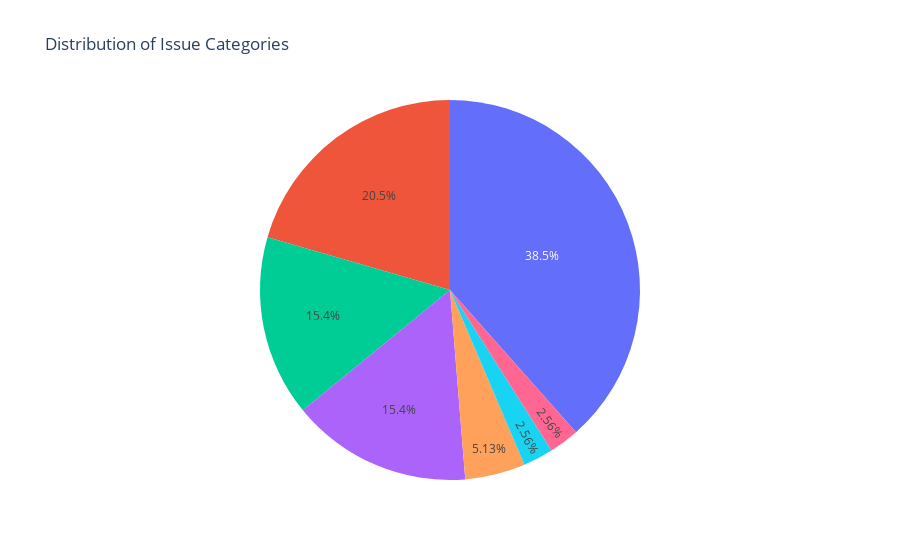

Notebook code for this chart:
### Markdown cell above
### We can also use <span style="color:turquoise;">PLOTLY</span> to visualize the data

### Code cell
# Create a pie chart using Plotly
import plotly.express as px
import pandas

labels = list(category_counts.keys())
values = list(category_counts.values())
fig = px.pie(labels=labels, values=values, title='Distribution of Issue Categories')
#fig.update_layout(renderer="notebook")
fig.write_html('plotly_chart.html')
fig.show()

### Figure 1 — Plotly figure (JSON) as saved in the notebook; plotly's stock layout.template omitted (floating-point values rounded to 4 significant figures)
{"data": [{"domain": {"x": [0, 1], "y": [0, 1]}, "hovertemplate": "value=%{value}<extra></extra>", "legendgroup": "", "name": "", "showlegend": false, "type": "pie", "values": [15, 6, 2, 8, 6, 1, 1]}], "layout": {"legend": {"tracegroupgap": 0}, "title": {"text": "Distribution of Issue Categories"}}}
